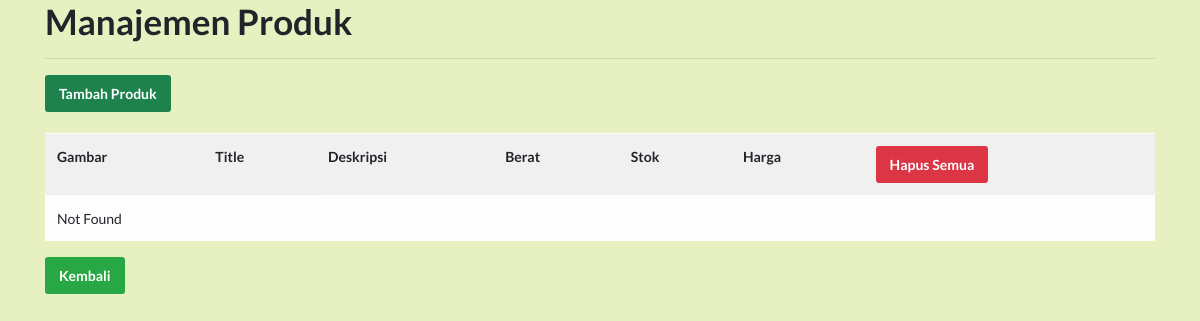
Page /admin/menu/Belanja/index.php on the earlier database version.
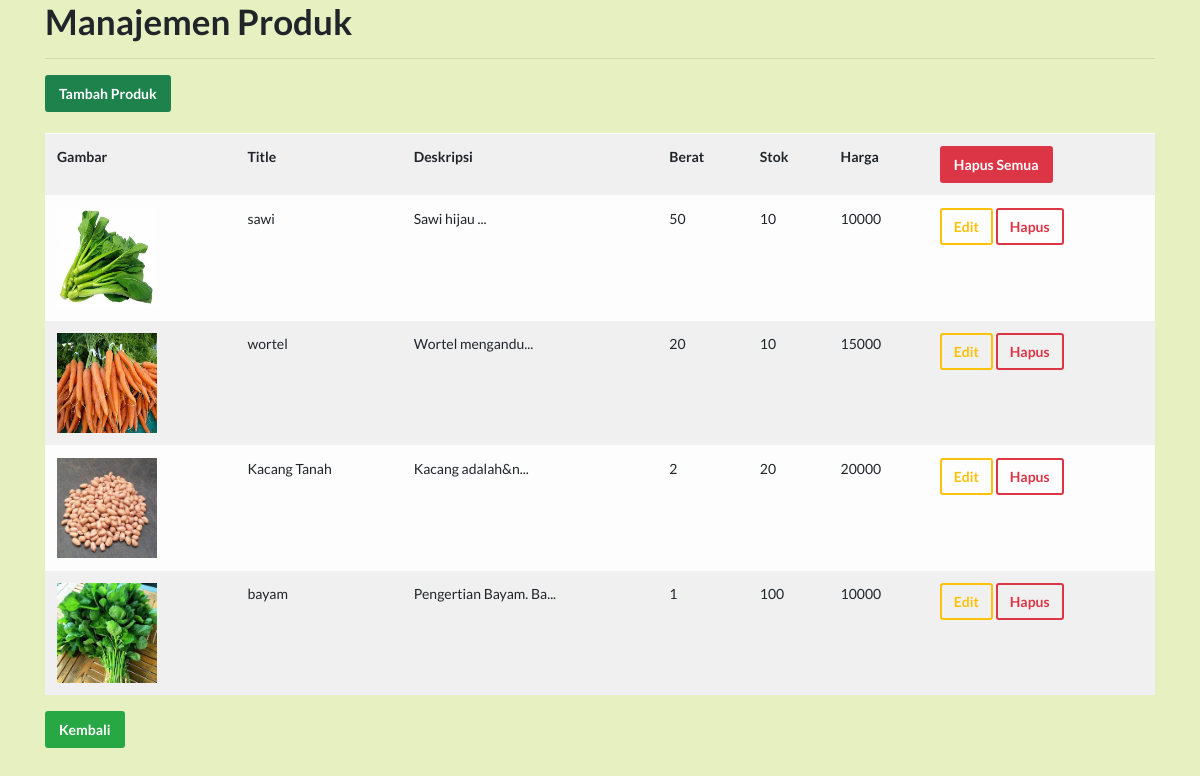
Same page on the later database version.
### tables this page shows
CREATE TABLE `belanja` (
  `id` int(11) NOT NULL,
  `nama` varchar(100) NOT NULL,
  `slug` varchar(100) NOT NULL,
  `ukuran` int(20) NOT NULL,
  `tipe` varchar(100) NOT NULL,
  `title` varchar(100) NOT NULL,
  `content` longtext NOT NULL,
  `harga` int(50) NOT NULL,
  `berat` varchar(100) NOT NULL,
  `stok` int(20) NOT NULL
);

### admin/menu/Belanja/index.php (the view, shortened to what this page needs)
<!DOCTYPE html>
<html lang="en">
  <head>
    <link rel="stylesheet" type="text/css" href="../../css/main.css">
    <link rel="stylesheet" type="text/css" href="https://maxcdn.bootstrapcdn.com/font-awesome/4.7.0/css/font-awesome.min.css">
  </head>
  <body style="background-color: rgb(230, 240, 193);">
  <div class="container">
                <form>
              <h1>Manajemen Produk</h1><hr>
              <a type="button" class="btn btn-primary" href="form.php">Tambah Produk</a><br><br>
              <table class="table table-striped table-light">
              <tr>
                <th>Gambar</th>
                <th>Title</th>
                <th>Deskripsi</th>
                <th>Berat</th>
                <th>Stok</th>
                <th>Harga</th>
                <th>                <a
                        href="hapussemua.php?delete" class="btn btn-danger"
                        onclick="return confirm('Apakah Anda yakin ingin mengapus semua data Produk?')">
                        Hapus Semua
                    </a></th>
              </tr>
              <?php
                  require "koneksi.php";
                  $query = $pdo->prepare("SELECT * FROM belanja");
                  $query->execute();
                  if($query->rowCount() > 0 ){
                    while ($r = $query->fetch()) {
                      echo "<tr>";
                        echo "<td><img src='images/".$r['nama']."' width='100' height='100'></td>";
                        echo "<td>".$r['title']."</td>";
                        echo "<td>".substr(strip_tags($r['content']),0,20) . "..."."</td>";
                        echo "<td>".$r['berat']."</td>";
                        echo "<td>".$r['stok']."</td>";
                        echo "<td>".$r['harga']."</td>";
                      ?> <td>
                                            <a
                        href="formedit.php?id=<?= $r['id']; ?>" class="btn btn-outline-warning  "
                        onclick="return confirm('Apakah Anda yakin ingin mengedit item ini?')">
                        Edit
                    </a>
                      <a
                        href="hapus.php?delete=<?= $r['id']; ?>" class="btn btn-outline-danger"
                        onclick="return confirm('Apakah Anda yakin ingin mengapus item ini?')">
                        Hapus
                    </a>
                  </td><?php
                  echo "</tr>";
                      }
                  }else{
                      echo "<tr><td colspan=\"2\">Not Found</td></tr>";
                  }
               ?>
              </table>
              <a class="btn btn-success" href="../../index.php" role="button">Kembali</a>
                </form>
              </div>
  </body>
</html>

Differences in the rows shown:
added belanja: nama (picture), title "sawi", content "Sawi hijau", berat "50", stok "10", harga "10000"
added belanja: nama (picture), title "wortel", content "Wortel mengandu", berat "20", stok "10", harga "15000"
added belanja: nama (picture), title "Kacang Tanah", content "Kacang adalah&n", berat "2", stok "20", harga "20000"
added belanja: nama (picture), title "bayam", content "Pengertian Bayam. Ba", berat "1", stok "100", harga "10000"
Other differences:
text no longer shown: "Not Found"
